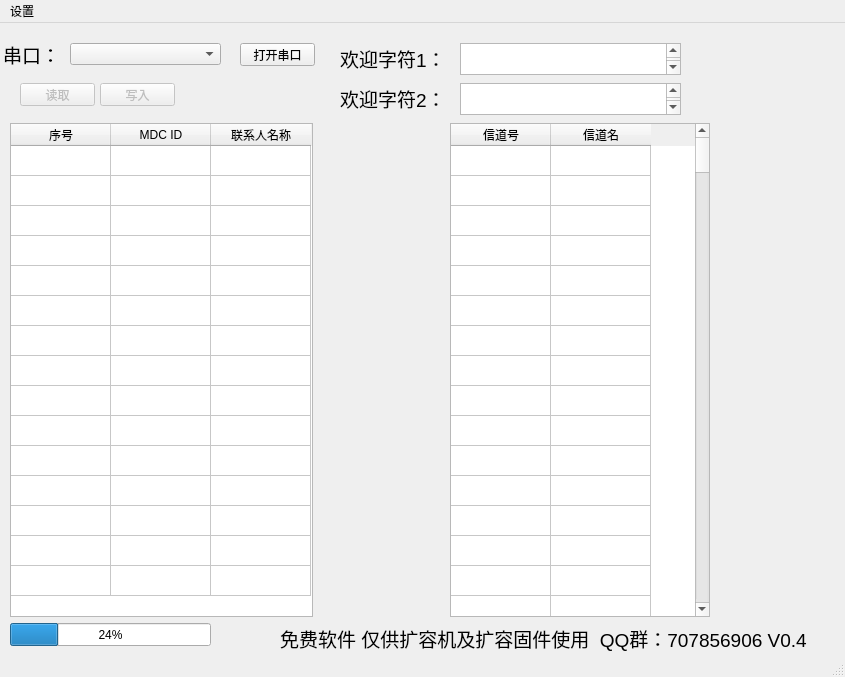
<?xml version="1.0" encoding="UTF-8"?>
<ui version="4.0">
 <class>MainWindow</class>
 <widget class="QMainWindow" name="MainWindow">
  <property name="geometry">
   <rect>
    <x>0</x>
    <y>0</y>
    <width>845</width>
    <height>677</height>
   </rect>
  </property>
  <property name="windowTitle">
   <string>K5/6写频软件(扩容版)</string>
  </property>
  <widget class="QWidget" name="centralwidget">
   <widget class="QComboBox" name="uart1">
    <property name="geometry">
     <rect>
      <x>70</x>
      <y>20</y>
      <width>151</width>
      <height>22</height>
     </rect>
    </property>
   </widget>
   <widget class="QPushButton" name="open1">
    <property name="geometry">
     <rect>
      <x>240</x>
      <y>20</y>
      <width>75</width>
      <height>23</height>
     </rect>
    </property>
    <property name="text">
     <string>打开串口</string>
    </property>
   </widget>
   <widget class="QTableWidget" name="mdc_table">
    <property name="geometry">
     <rect>
      <x>10</x>
      <y>100</y>
      <width>303</width>
      <height>494</height>
     </rect>
    </property>
    <property name="rowCount">
     <number>15</number>
    </property>
    <property name="columnCount">
     <number>3</number>
    </property>
    <attribute name="verticalHeaderVisible">
     <bool>false</bool>
    </attribute>
    <row/>
    <row/>
    <row/>
    <row/>
    <row/>
    <row/>
    <row/>
    <row/>
    <row/>
    <row/>
    <row/>
    <row/>
    <row/>
    <row/>
    <row/>
    <column>
     <property name="text">
      <string>序号</string>
     </property>
    </column>
    <column>
     <property name="text">
      <string>MDC ID</string>
     </property>
    </column>
    <column>
     <property name="text">
      <string>联系人名称</string>
     </property>
    </column>
   </widget>
   <widget class="QPushButton" name="read">
    <property name="enabled">
     <bool>false</bool>
    </property>
    <property name="geometry">
     <rect>
      <x>20</x>
      <y>60</y>
      <width>75</width>
      <height>23</height>
     </rect>
    </property>
    <property name="text">
     <string>读取</string>
    </property>
   </widget>
   <widget class="QPushButton" name="write">
    <property name="enabled">
     <bool>false</bool>
    </property>
    <property name="geometry">
     <rect>
      <x>100</x>
      <y>60</y>
      <width>75</width>
      <height>23</height>
     </rect>
    </property>
    <property name="text">
     <string>写入</string>
    </property>
   </widget>
   <widget class="QProgressBar" name="progressBar">
    <property name="geometry">
     <rect>
      <x>10</x>
      <y>600</y>
      <width>201</width>
      <height>23</height>
     </rect>
    </property>
    <property name="value">
     <number>24</number>
    </property>
   </widget>
   <widget class="QTextBrowser" name="wel2">
    <property name="geometry">
     <rect>
      <x>460</x>
      <y>60</y>
      <width>221</width>
      <height>32</height>
     </rect>
    </property>
    <property name="font">
     <font>
      <pointsize>14</pointsize>
     </font>
    </property>
    <property name="readOnly">
     <bool>false</bool>
    </property>
    <property name="html">
     <string>&lt;!DOCTYPE HTML PUBLIC &quot;-//W3C//DTD HTML 4.0//EN&quot; &quot;http://www.w3.org/TR/REC-html40/strict.dtd&quot;&gt;
&lt;html&gt;&lt;head&gt;&lt;meta name=&quot;qrichtext&quot; content=&quot;1&quot; /&gt;&lt;style type=&quot;text/css&quot;&gt;
p, li { white-space: pre-wrap; }
&lt;/style&gt;&lt;/head&gt;&lt;body style=&quot; font-family:'SimSun'; font-size:14pt; font-weight:400; font-style:normal;&quot;&gt;
&lt;p style=&quot;-qt-paragraph-type:empty; margin-top:0px; margin-bottom:0px; margin-left:0px; margin-right:0px; -qt-block-indent:0; text-indent:0px;&quot;&gt;&lt;br /&gt;&lt;/p&gt;&lt;/body&gt;&lt;/html&gt;</string>
    </property>
   </widget>
   <widget class="QTextBrowser" name="wel1">
    <property name="geometry">
     <rect>
      <x>460</x>
      <y>20</y>
      <width>221</width>
      <height>32</height>
     </rect>
    </property>
    <property name="font">
     <font>
      <pointsize>14</pointsize>
     </font>
    </property>
    <property name="readOnly">
     <bool>false</bool>
    </property>
    <property name="html">
     <string>&lt;!DOCTYPE HTML PUBLIC &quot;-//W3C//DTD HTML 4.0//EN&quot; &quot;http://www.w3.org/TR/REC-html40/strict.dtd&quot;&gt;
&lt;html&gt;&lt;head&gt;&lt;meta name=&quot;qrichtext&quot; content=&quot;1&quot; /&gt;&lt;style type=&quot;text/css&quot;&gt;
p, li { white-space: pre-wrap; }
&lt;/style&gt;&lt;/head&gt;&lt;body style=&quot; font-family:'SimSun'; font-size:14pt; font-weight:400; font-style:normal;&quot;&gt;
&lt;p style=&quot;-qt-paragraph-type:empty; margin-top:0px; margin-bottom:0px; margin-left:0px; margin-right:0px; -qt-block-indent:0; text-indent:0px;&quot;&gt;&lt;br /&gt;&lt;/p&gt;&lt;/body&gt;&lt;/html&gt;</string>
    </property>
   </widget>
   <widget class="QLabel" name="label_2">
    <property name="geometry">
     <rect>
      <x>340</x>
      <y>20</y>
      <width>111</width>
      <height>31</height>
     </rect>
    </property>
    <property name="font">
     <font>
      <pointsize>14</pointsize>
     </font>
    </property>
    <property name="text">
     <string>欢迎字符1：</string>
    </property>
   </widget>
   <widget class="QLabel" name="label_4">
    <property name="geometry">
     <rect>
      <x>340</x>
      <y>60</y>
      <width>111</width>
      <height>31</height>
     </rect>
    </property>
    <property name="font">
     <font>
      <pointsize>14</pointsize>
     </font>
    </property>
    <property name="text">
     <string>欢迎字符2：</string>
    </property>
   </widget>
   <widget class="QLabel" name="label_5">
    <property name="geometry">
     <rect>
      <x>3</x>
      <y>16</y>
      <width>91</width>
      <height>31</height>
     </rect>
    </property>
    <property name="font">
     <font>
      <pointsize>14</pointsize>
     </font>
    </property>
    <property name="text">
     <string>串口：</string>
    </property>
   </widget>
   <widget class="QLabel" name="label_6">
    <property name="geometry">
     <rect>
      <x>280</x>
      <y>600</y>
      <width>591</width>
      <height>31</height>
     </rect>
    </property>
    <property name="font">
     <font>
      <pointsize>14</pointsize>
     </font>
    </property>
    <property name="text">
     <string>免费软件 仅供扩容机及扩容固件使用  QQ群：707856906 V0.4</string>
    </property>
   </widget>
   <widget class="QTableWidget" name="name_table">
    <property name="geometry">
     <rect>
      <x>450</x>
      <y>100</y>
      <width>260</width>
      <height>494</height>
     </rect>
    </property>
    <property name="rowCount">
     <number>200</number>
    </property>
    <property name="columnCount">
     <number>2</number>
    </property>
    <attribute name="verticalHeaderVisible">
     <bool>false</bool>
    </attribute>
    <row/>
    <row/>
    <row/>
    <row/>
    <row/>
    <row/>
    <row/>
    <row/>
    <row/>
    <row/>
    <row/>
    <row/>
    <row/>
    <row/>
    <row/>
    <row/>
    <row/>
    <row/>
    <row/>
    <row/>
    <row/>
    <row/>
    <row/>
    <row/>
    <row/>
    <row/>
    <row/>
    <row/>
    <row/>
    <row/>
    <row/>
    <row/>
    <row/>
    <row/>
    <row/>
    <row/>
    <row/>
    <row/>
    <row/>
    <row/>
    <row/>
    <row/>
    <row/>
    <row/>
    <row/>
    <row/>
    <row/>
    <row/>
    <row/>
    <row/>
    <row/>
    <row/>
    <row/>
    <row/>
    <row/>
    <row/>
    <row/>
    <row/>
    <row/>
    <row/>
    <row/>
    <row/>
    <row/>
    <row/>
    <row/>
    <row/>
    <row/>
    <row/>
    <row/>
    <row/>
    <row/>
    <row/>
    <row/>
    <row/>
    <row/>
    <row/>
    <row/>
    <row/>
    <row/>
    <row/>
    <row/>
    <row/>
    <row/>
    <row/>
    <row/>
    <row/>
    <row/>
    <row/>
    <row/>
    <row/>
    <row/>
    <row/>
    <row/>
    <row/>
    <row/>
    <row/>
    <row/>
    <row/>
    <row/>
    <row/>
    <row/>
    <row/>
    <row/>
    <row/>
    <row/>
    <row/>
    <row/>
    <row/>
    <row/>
    <row/>
    <row/>
    <row/>
    <row/>
    <row/>
    <row/>
    <row/>
    <row/>
    <row/>
    <row/>
    <row/>
    <row/>
    <row/>
    <row/>
    <row/>
    <row/>
    <row/>
    <row/>
    <row/>
    <row/>
    <row/>
    <row/>
    <row/>
    <row/>
    <row/>
    <row/>
    <row/>
    <row/>
    <row/>
    <row/>
    <row/>
    <row/>
    <row/>
    <row/>
    <row/>
    <row/>
    <row/>
    <row/>
    <row/>
    <row/>
    <row/>
    <row/>
    <row/>
    <row/>
    <row/>
    <row/>
    <row/>
    <row/>
    <row/>
    <row/>
    <row/>
    <row/>
    <row/>
    <row/>
    <row/>
    <row/>
    <row/>
    <row/>
    <row/>
    <row/>
    <row/>
    <row/>
    <row/>
    <row/>
    <row/>
    <row/>
    <row/>
    <row/>
    <row/>
    <row/>
    <row/>
    <row/>
    <row/>
    <row/>
    <row/>
    <row/>
    <row/>
    <row/>
    <row/>
    <row/>
    <row/>
    <row/>
    <row/>
    <row/>
    <row/>
    <row/>
    <row/>
    <row/>
    <row/>
    <row/>
    <row/>
    <column>
     <property name="text">
      <string>信道号</string>
     </property>
    </column>
    <column>
     <property name="text">
      <string>信道名</string>
     </property>
    </column>
   </widget>
  </widget>
  <widget class="QMenuBar" name="menubar">
   <property name="geometry">
    <rect>
     <x>0</x>
     <y>0</y>
     <width>845</width>
     <height>23</height>
    </rect>
   </property>
   <widget class="QMenu" name="menu">
    <property name="title">
     <string>设置</string>
    </property>
    <addaction name="save_param"/>
    <addaction name="read_param"/>
   </widget>
   <addaction name="menu"/>
  </widget>
  <widget class="QStatusBar" name="statusbar"/>
  <action name="read_param">
   <property name="text">
    <string>读取配置</string>
   </property>
   <property name="toolTip">
    <string>读取配置</string>
   </property>
  </action>
  <action name="save_param">
   <property name="text">
    <string>保存配置</string>
   </property>
   <property name="toolTip">
    <string>保存配置</string>
   </property>
  </action>
 </widget>
 <resources/>
 <connections/>
</ui>
